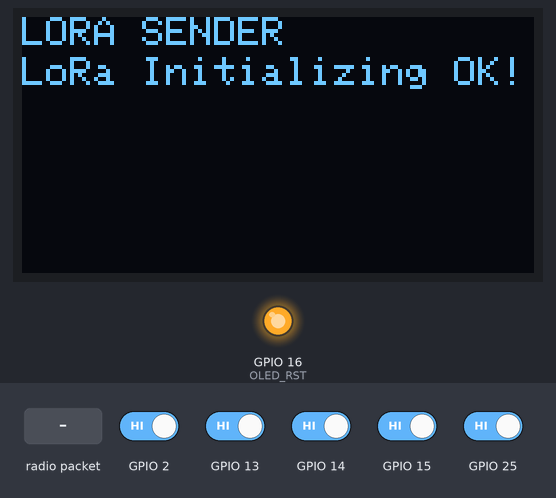
The sketch below on a simulated ESP32. Shown: 128×64 one-colour display, output pins drawn as LEDs (lit = HIGH). Inputs (shaded band) come from the test bench; at power-on: GPIO 2, GPIO 13–15, GPIO 25 HIGH. Random numbers use the default seed unless the sketch sets one; no radio packets arrive unless stated; what the sketch prints to the serial monitor is not drawn.

Above: at 3.3 s.
3.4 s: GPIO 2 driven LOW and GPIO 13 driven LOW and GPIO 14 driven LOW and GPIO 15 driven LOW and GPIO 25 driven LOW
At 3.8 s:
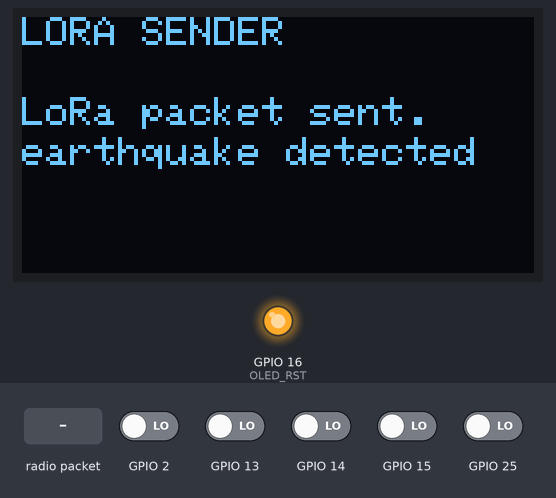
4.9 s: radio packet "richter1:" arrives
At 9.8 s:
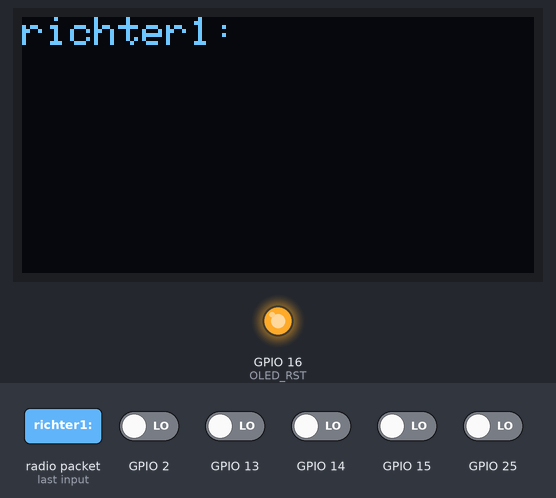
Timing chart, 0 to 11.3 s (numbered marks = the images above; inputs shaded):
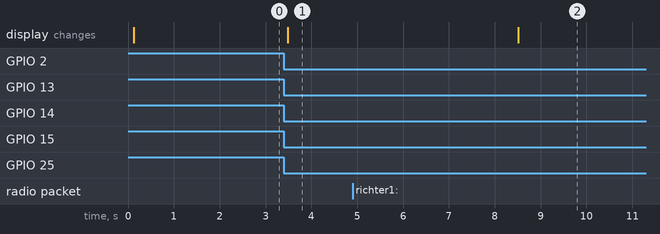

Measured:
- after the input at 3.4 s, the display: changes after 0.09 s (image 1)
- after the input at 4.9 s, the display: changes after 3.6 s (image 2)

The sketch:

lora_sender_button.ino
```cpp
/*********
  Rui Santos
  Complete project details at https://RandomNerdTutorials.com/ttgo-lora32-sx1276-arduino-ide/
*********/

//Libraries for LoRa
#include <SPI.h>
#include <LoRa.h>

//Libraries for OLED Display
#include <Wire.h>
#include <Adafruit_GFX.h>
#include <Adafruit_SSD1306.h>

//define the pins used by the LoRa transceiver module
#define SCK 5
#define MISO 19
#define MOSI 27
#define SS 18
#define RST 23
#define DIO0 26

//433E6 for Asia
//866E6 for Europe
//915E6 for North America
#define BAND 866E6

//OLED pins
#define OLED_SDA 21
#define OLED_SCL 22
#define OLED_RST 16
#define SCREEN_WIDTH 128 // OLED display width, in pixels
#define SCREEN_HEIGHT 64 // OLED display height, in pixels

String response;//recieving response from other loras

//BUTTON INITIALIZATION
struct Button {
    const uint8_t PIN;
    uint32_t numberKeyPresses;
    bool pressed;
};

Button button1 = {15, 0, false};
Button button2 = {13, 0, false};
Button button3 = {2, 0, false};
Button button4 = {25, 0, false};
Button button5 = {14, 0, false};

long richter1=0;
long richter2=0;
long richter3=0;
long richter4=0;
long richter5=0;


//variables to keep track of the timing of recent interrupts
bool flag1=false;
bool flag2=false;
bool flag3=false;
bool flag4=false;
bool flag5=false;

int earthquakeCounter = 0;
double button1_time = 0;
double last_button1_time = 0;

double button2_time = 1;
double last_button2_time = 1;

double button3_time = 2;
double last_button3_time = 2;

double button4_time = 3;
double last_button4_time = 3;


double button5_time = 4;
double last_button5_time = 4;

const char *horizontal;
const char *vertical;


void IRAM_ATTR isr1() {
        richter1=random(1,7);
        button1_time = millis();
    if (button1_time - last_button1_time > 250)
    {
           flag1=true;
            button1.numberKeyPresses++;
            button1.pressed = true;
            last_button1_time = button1_time;
            //  Serial.println("richter1: ");
            //  Serial.println(richter1);
    }
}


void IRAM_ATTR isr2() {
        richter2=random(1,7);
        button2_time = millis();
    if (button2_time - last_button2_time > 250)
    {
      flag2=true;

            button2.numberKeyPresses++;
            button2.pressed = true;
            last_button2_time = button2_time;
            //  Serial.println("richter2: ");
            //  Serial.println(richter2);

    }
}

void IRAM_ATTR isr3() {
        richter3=random(1,7);
        button3_time = millis();
    if (button3_time - last_button3_time > 250)
    {
            flag3=true;

            button3.numberKeyPresses++;
            button3.pressed = true;
            last_button3_time = button3_time;
            // Serial.println("richter3: ");
            //  Serial.println(richter3);

    }
}

void IRAM_ATTR isr4() {
        richter4=random(1,7);
        button4_time = millis();
    if (button4_time - last_button4_time > 250)
    {
            flag4=true;

            button4.numberKeyPresses++;
            button4.pressed = true;

            last_button4_time = button4_time;
            //  Serial.println("richter4: ");
            //  Serial.println(richter4);

    }
}

void IRAM_ATTR isr5() {
        richter5=random(1,7);
        button5_time = millis();
    if (button5_time - last_button5_time > 250)
    {
            flag5=true;

            button5.numberKeyPresses++;
            button5.pressed = true;

            last_button5_time = button5_time;
            //  Serial.println("richter5: ");
            //  Serial.println(richter5);

    }

}


//packet counter
int counter = 0;

Adafruit_SSD1306 display(SCREEN_WIDTH, SCREEN_HEIGHT, &Wire, OLED_RST);

void setup() {
  //initialize Serial Monitor
  Serial.begin(115200);

  //BUTTON
  pinMode(button1.PIN, INPUT_PULLUP);
  attachInterrupt(button1.PIN, isr1, FALLING);
  pinMode(button2.PIN, INPUT_PULLUP);
  attachInterrupt(button2.PIN, isr2, FALLING);
  pinMode(button3.PIN, INPUT_PULLUP);
  attachInterrupt(button3.PIN, isr3, FALLING);
  pinMode(button4.PIN, INPUT_PULLUP);
  attachInterrupt(button4.PIN, isr4, FALLING);
  pinMode(button5.PIN, INPUT_PULLUP);
  attachInterrupt(button5.PIN, isr5, FALLING);


  //reset OLED display via software
  pinMode(OLED_RST, OUTPUT);
  digitalWrite(OLED_RST, LOW);
  delay(20);
  digitalWrite(OLED_RST, HIGH);

  //initialize OLED
  Wire.begin(OLED_SDA, OLED_SCL);
  if(!display.begin(SSD1306_SWITCHCAPVCC, 0x3c, false, false)) { // Address 0x3C for 128x32
    Serial.println(F("SSD1306 allocation failed"));
    for(;;); // Don't proceed, loop forever
  }

  display.clearDisplay();
  display.setTextColor(WHITE);
  display.setTextSize(1);
  display.setCursor(0,0);
  display.print("LORA SENDER ");
  display.display();

  Serial.println("LoRa Sender Test");

  //SPI LoRa pins
  SPI.begin(SCK, MISO, MOSI, SS);
  //setup LoRa transceiver module
  LoRa.setPins(SS, RST, DIO0);

  if (!LoRa.begin(BAND)) {
    Serial.println("Starting LoRa failed!");
    while (1);
  }
  Serial.println("LoRa Initializing OK!");
  display.setCursor(0,10);
  display.print("LoRa Initializing OK!");
  display.display();
  delay(2000);
}

void loop() {


            if ((millis()-button1_time)>2000){
              flag1=false;
            }
              if ((millis()-button2_time)>2000){
              flag2=false;
            }
             if ((millis()-button3_time)>2000){
              flag3=false;
            }
              if ((millis()-button4_time)>2000){
              flag4=false;
            }
             if ((millis()-button5_time)>2000){
              flag5=false;
            }
   //BUTTON
   if ((flag1)&&(flag2)&&(flag3)&&(flag4)&&(flag5)) {

         if(richter1>richter2){
           horizontal="east";
           }
           else if(richter1==richter2)
           {
             horizontal="";
           }
           else{
             horizontal="west";
           }

           if(richter3>richter4){
           vertical="north";
           }
           else if(richter3==richter4){
           vertical="";
           }
           else{
             vertical="south";
           }


        earthquakeCounter=earthquakeCounter+1;


        button1.pressed = false;
        button2.pressed = false;
        button3.pressed = false;
        button4.pressed = false;
        button5.pressed = false;
      //Send LoRa packet to receiver
        LoRa.beginPacket();
         LoRa.print("location:");
         LoRa.print(vertical);
         LoRa.print(horizontal);
         LoRa.print(",");
        LoRa.endPacket();


  display.clearDisplay();
  display.setCursor(0,0);
  display.println("LORA SENDER");
  display.setCursor(0,20);
  display.setTextSize(1);
  display.print("LoRa packet sent.");
  display.setCursor(0,30);
  display.print("earthquake detected ");
  display.setCursor(180,40);


  display.display();

  delay(4000);


    //try to parse packet
  int packetSize1 = LoRa.parsePacket();
  Serial.print(packetSize1);

  if (packetSize1) {
    //received a packet
    Serial.print("mphka");
    Serial.print("Received packet ");


    //read packet
    while (LoRa.available()) {
      response = LoRa.readString();
      Serial.print(response);
    }
    display.clearDisplay();
    display.setCursor(0,0);
    display.print(response);

   display.display();

  }

 }

}
```
